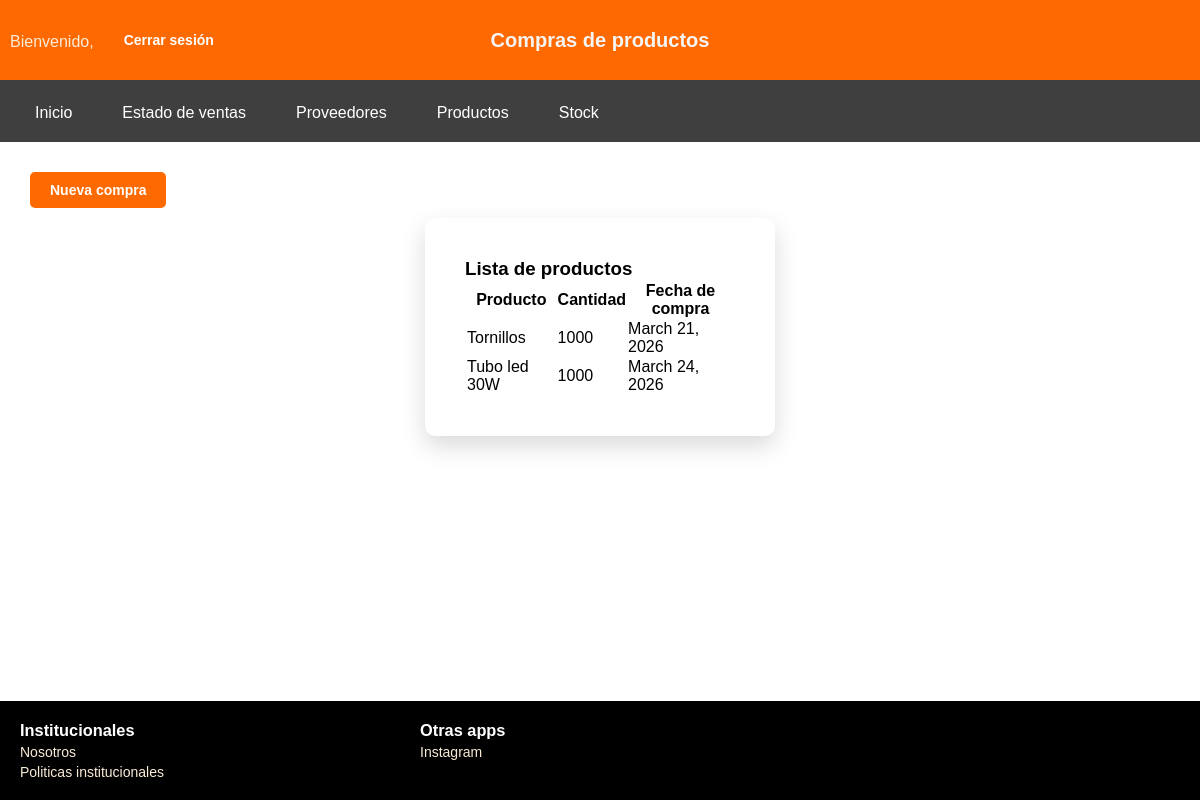
The app's page /proyecto/accounts/productos/ with its own data.
### accounts/models.py (models this page shows, shortened)
class Compra(models.Model):
    producto = models.ForeignKey(Producto, on_delete=models.CASCADE)
    cantidad = models.IntegerField()
    fecha = models.DateField(default=timezone.now)

class Producto(models.Model):
    producto = models.CharField(max_length=100)
    cantidad = models.IntegerField()
    class Unidad(models.TextChoices):
        UNIDAD = "unidad", "Unidad"
        CAJA = "caja", "Caja"
        METRO = "metro", "Metro"
    unidad = models.CharField(max_length=20, choices=Unidad.choices)
    def __str__(self):
        return self.producto

### accounts/views.py (the view)
# urls.py: path('productos/',views.compra, name= "productos"),
def compra(request):
    if request.method == "POST":
        form = NuevoCompraForm(request.POST)
        if form.is_valid():
            producto_obj = form.cleaned_data['producto']
            cantidad = form.cleaned_data['cantidad']
            fecha = form.cleaned_data['fecha']
            Compra.objects.create(
                producto=producto_obj,
                cantidad=cantidad,
                fecha=fecha
            )
            producto_obj.cantidad += cantidad
            producto_obj.save()
            return redirect('productos')
    else:
        form = NuevoCompraForm()
    compras = Compra.objects.all()
    return render(request, "accounts/productos.html", {
        "form": form,
        "compras": compras
    })

### accounts/templates/accounts/productos.html (shortened to what this page needs)
{% load static %}
<!DOCTYPE html>
<html lang="es">
<head>
    <link rel="stylesheet" href="{% static 'accounts/styles_productos.css' %}">
</head>
<body>
    <header>
        <h2 class="title"> Compras de productos</h2>
        <a class="user_register" href="{% url 'user_profile' %}">Bienvenido, {{request.user.username}} </a>
        <form method="POST" action="{% url 'logout' %}">
        <button class="btn-nuevo" type="submit">Cerrar sesión</button>
    </header>
<nav>
        <ul class="menu">
            <li><a href="{% url 'general' %}">Inicio</a></li>
            <li class="dropdown">
                <a href="#">Estado de ventas</a>
            </li>
            <li class="dropdown">
            <a href="#">Proveedores</a>
            </li>
            <li><a href="{% url 'productos' %}"> Productos</a></li>
            <li><a href="{% url 'stock' %}"> Stock</a></li>
        </ul>
    </nav>
    <main>
    {% block content %}
        <button type="button" class="btn-nuevo" onclick="abrirModal()">Nueva compra </button>
        <section>
            <h3>Lista de productos</h3>
            <table>
                <tr>
                    <th>Producto</th>
                    <th>Cantidad</th>
                    <th>Fecha de compra</th>
                </tr>
                    {% for c in compras %}
                <tr>
                    <td>{{ c.producto }}</td>
                    <td>{{ c.cantidad }}</td>
                    <td>{{ c.fecha }}</td>
                </tr>
                {% endfor %}
            </table>
        </section>
    {% endblock %}
    </main>
    <footer>
        <div class="institucionales">
            <h3 class="titulo">Institucionales</h3>
                <a href="{% url 'nosotros' %}">Nosotros</a>
                <a href="{% url 'institucionales' %}">Politicas institucionales</a>
        </div>
        <div class="apps">
            <h3 class="titulo">Otras apps</h3>
                <a href="{% url 'instagram' %}">Instagram</a>
        </div>
    </footer>
</body>
</html>

### accounts/static/accounts/styles_productos.css (style rules this page uses)
* { margin: 0; padding: 0; box-sizing: border-box; font-family: Arial, Helvetica, sans-serif; }
html, body { height: 100%; }
body { display: flex; flex-direction: column; min-height: 100vh; background: url("/static/accounts/images/background.png"); background-size: cover; background-position: center; background-repeat: no-repeat; }
header { position: relative; display: flex; align-items: center; height: 80px; background-color: #FF6A00; padding: 0 10px; }
.title { position: absolute; left: 50%; transform: translateX(-50%); color: whitesmoke; font-size: 20px; }
section { background-color: white; padding: 40px; border-radius: 10px; box-shadow: 0px 10px 25px rgba(0, 0, 0, 0.15); width: 350px; height: auto; margin-top: 20px; margin: auto; }
nav { background-color: #3f3f3f; width: 100%; }
.menu { list-style: none; display: flex; gap: 20px; padding: 10px 20px; }
.menu li { position: relative; }
.menu a { color: white; text-decoration: none; padding: 10px 15px; display: block; }
main { flex: 1; display: block; padding: 20px; }
.btn-nuevo { background-color: #FF6A00; color: white; margin: 10px; padding: 10px 20px; font-weight: bold; font-size: 14px; border-radius: 5px; border: none; cursor: pointer; text-align: center; width: auto; }
footer { display: grid; grid-template-columns: 1fr 1fr 1fr; gap: 40px; background-color: black; color: white; padding: 20px; font-size: 14px; }
a { display: flex; grid-template-columns: 100px ; gap: 8px 30px; text-decoration: none; color: antiquewhite; margin-top: 4px ; }

### records on screen
Compra: producto "Tornillos", cantidad "1000", fecha "March 21, 2026"
Compra: producto "Tubo led 30W", cantidad "1000", fecha "March 24, 2026"
